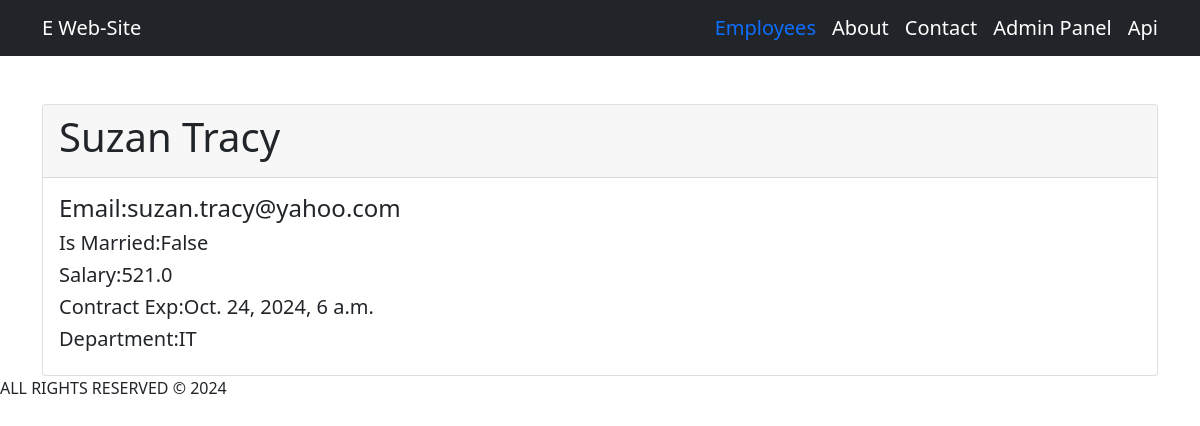
/employees/2, run on the app's committed database.
### employees/models.py (models this page shows, shortened)
class Employee(models.Model):
    first_name = models.CharField(max_length=40)
    last_name = models.CharField(max_length=40)
    email = models.EmailField(max_length=255)
    is_married = models.BooleanField(default=False)
    salary =models.FloatField(default=0.0)
    contract_exp = models.DateTimeField()
    department = models.ForeignKey(Department, on_delete=models.CASCADE)
    created_at = models.DateTimeField(default=timezone.now)

class Department(models.Model):
    title = models.CharField(max_length=40)
    created_at = models.DateTimeField(default=timezone.now)
    def __str__(self):
        return self.title

### employees/views.py (the view)
def single_employee(request, employee_id):
    employee = Employee.objects.get(pk=employee_id)
    return render(request,"single_employee.html",{"employee":employee})

### employees/templates/single_employee.html (shortened to what this page needs)
{% extends "base.html" %}
{% block  single_employee_template %}
  <div class=" card mt-5">
    <div class= "card-header">
      <h1>{{ employee.first_name }} {{ employee.last_name }}</h1>
    </div>
    <div class= "card-body">
    <h4>Email:{{ employee.email}}</h4>
    <h5>Is Married:{{ employee.is_married}}</h5>
    <h5>Salary:{{ employee.salary}}</h5>
    <h5>Contract Exp:{{ employee.contract_exp}}</h5>
    <h5>Department:{{ employee.department}}</h5>
  </div>
{% endblock %}

### data on the page
Employee: first_name "Suzan", last_name "Tracy", email "suzan.tracy@yahoo.com", is_married "False", salary "521.0", contract_exp "Oct. 24, 2024, 6 a.m.", department "IT"
